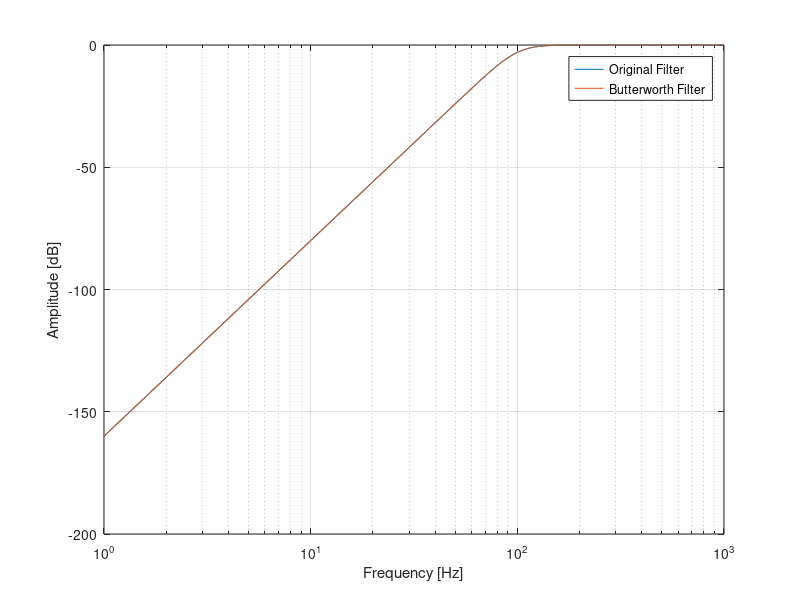
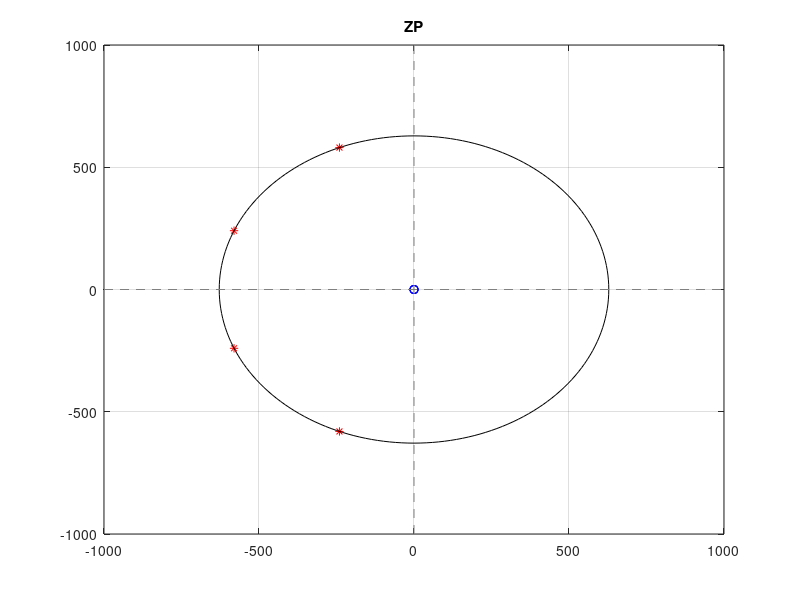

Here is the MATLAB script that generated these plots, in order:
clear variables; close all; clc
N = 4;                          % number of TF poles
f0 = 100;                       % cut-off frequency of low-pass filter
w0 = 2*pi*f0;                   % radial frequencies
deltaang = pi/N;                % angle of ``piece of cake''
fi = pi/2 + deltaang/2 + (0 : N-1)*deltaang;  % all angles of poles
p = w0*exp(j*fi);                % all poles

if(0)                           % LOW-PASS
  z = [];                       % no zeros
  gain = real(prod(-p));        % gain
end
if(1)
  z = zeros(1,N);               % zeros
  gain = 1;                     % gain
end  

a = poly(p);                    % poles to coeffs of polynomial of denominator A(z)
b = poly(z);                    % poles to coeffs of polynomial of nominator B(z)
f = 0:1:1000;                   % frequencies of interest
w = 2*pi*f;                     % radial frequencies
s = j*w;
H = gain*polyval(b,s) ./ polyval(a,s);               % ratio of two polynomials

[bb,ab] = butter(N,2*pi*f0,'high','s');
Hb = gain*polyval(bb,s) ./ polyval(ab,s);
figure;
semilogx(f,20*log10(abs(H)))
grid on;
hold on;
semilogx(f,20*log10(abs(Hb)))
xlabel('Frequency [Hz]')
ylabel('Amplitude [dB]')
legend('Original Filter', 'Butterworth Filter')
hold off;

ang = 0 : pi/100 : 2*pi;
cos = w0*cos(ang);
sin = w0*sin(ang);              % circle for poles
figure; 
plot(real(z),imag(z),'bo',real(p),imag(p),'r*',cos,sin,'k-');
grid on;
title('ZP');
hold on;
line([0 0], ylim, 'Color', [0.5 0.5 0.5], 'LineStyle', '--'); % y=0, dashed
line(xlim, [0 0], 'Color', [0.5 0.5 0.5], 'LineStyle', '--'); % x=0, dashed
hold off;